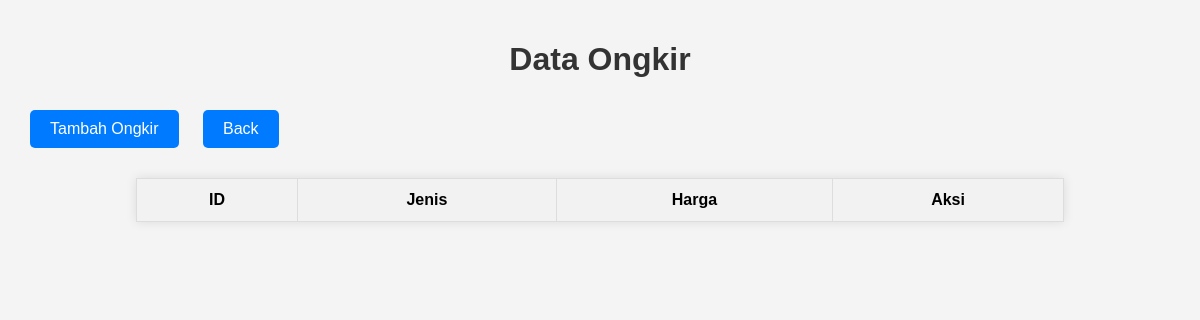
Page /ongkir/dataongkir.php on the earlier database version.
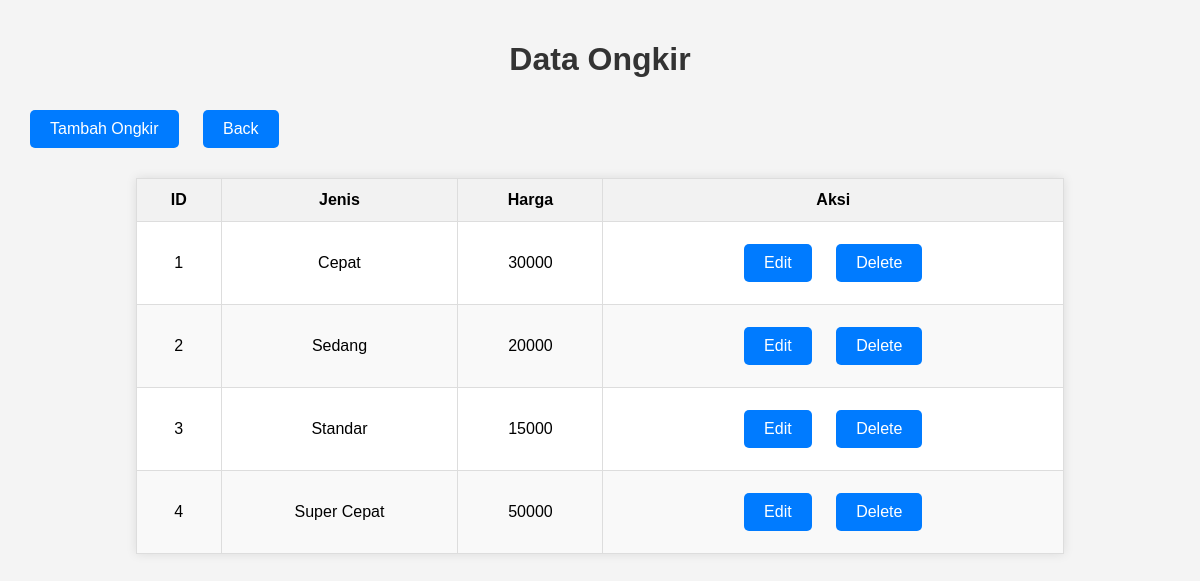
Same page on the later database version.
### tables this page shows
CREATE TABLE `ongkir` (
  `id_ongkir` int(10) NOT NULL,
  `Jenis` varchar(1000) NOT NULL,
  `Harga_ongkir` varchar(1000) NOT NULL
);

### ongkir/dataongkir.php (the view, shortened to what this page needs)
<?php
$koneksi = mysqli_connect("localhost", "username", "password", "kesehatan");
$result = mysqli_query($koneksi, "SELECT * FROM ongkir");
?>
<!DOCTYPE html>
<html lang="en">
<head>
    <link rel="stylesheet" href="style.css">
</head>
<body>
    <h1>Data Ongkir</h1>
    <a href="create.php" class="button">Tambah Ongkir</a>
    <a href="../admin.php" class="button">Back</a>
    <table>
        <thead>
            <tr>
                <th>ID</th>
                <th>Jenis</th>
                <th>Harga</th>
                <th>Aksi</th>
            </tr>
        </thead>
        <tbody>
            <?php while ($row = mysqli_fetch_assoc($result)) { ?>
                <tr>
                    <td><?php echo $row['id_ongkir']; ?></td>
                    <td><?php echo $row['Jenis']; ?></td>
                    <td><?php echo $row['Harga_ongkir']; ?></td>
                    <td>
                        <a href="update.php?id=<?php echo $row['id_ongkir']; ?>" class="button">Edit</a>
                        <a href="delete.php?id=<?php echo $row['id_ongkir']; ?>" class="button" onclick="return confirm('Yakin ingin menghapus?');">Delete</a>
                    </td>
                </tr>
            <?php } ?>
        </tbody>
    </table>
</body>
</html>

Differences in the rows shown:
added ongkir: id_ongkir "1", Jenis "Cepat", Harga_ongkir "30000"
added ongkir: id_ongkir "2", Jenis "Sedang", Harga_ongkir "20000"
added ongkir: id_ongkir "3", Jenis "Standar", Harga_ongkir "15000"
added ongkir: id_ongkir "4", Jenis "Super Cepat", Harga_ongkir "50000"
